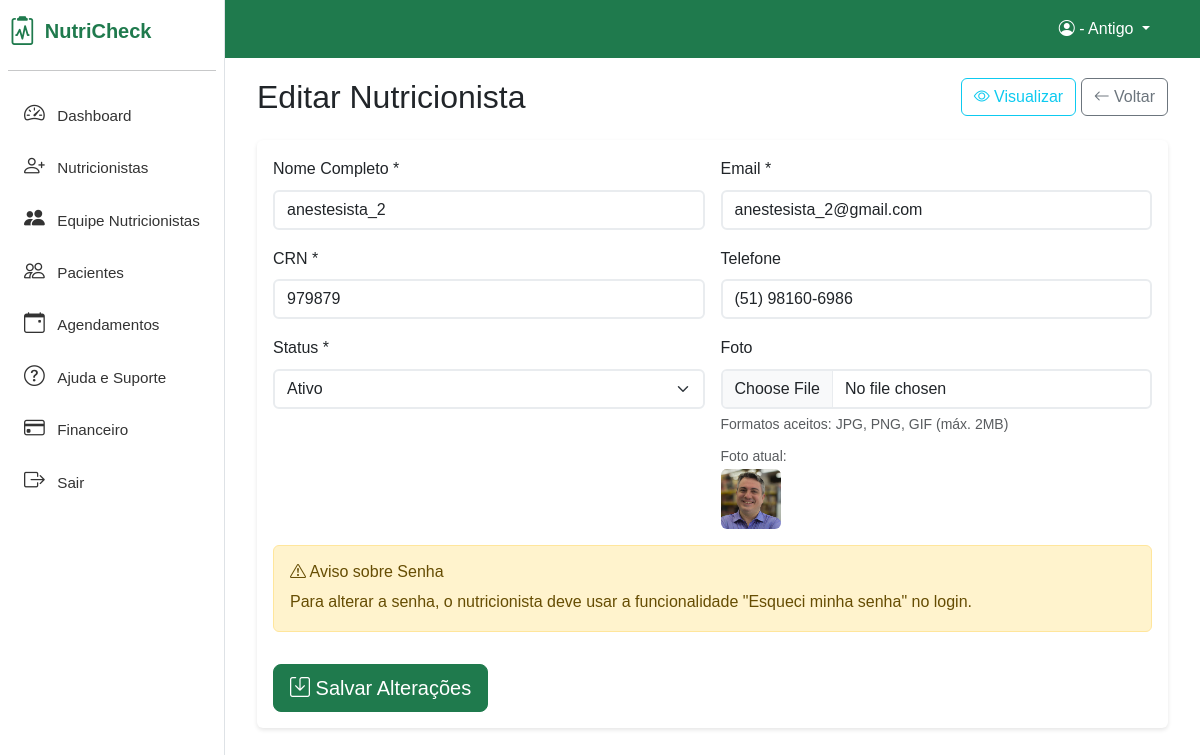
The app's page /nutricionistas/edit/6 (signed in) with its own data.
### tables this page shows
CREATE TABLE `usuarios` (
  `id` int(11) NOT NULL,
  `instituicao_id` int(11) NOT NULL,
  `perfil_id` int(11) NOT NULL,
  `nome` varchar(255) NOT NULL,
  `email` varchar(255) NOT NULL,
  `senha_hash` varchar(255) NOT NULL,
  `cpf` varchar(14) DEFAULT NULL,
  `crm` varchar(20) DEFAULT NULL,
  `coren` varchar(20) DEFAULT NULL,
  `telefone` varchar(20) DEFAULT NULL,
  `qr_code` varchar(255) DEFAULT NULL,
  `qr_code_path` varchar(255) DEFAULT NULL,
  `foto_path` varchar(255) DEFAULT NULL,
  `status` enum('ativo','inativo') DEFAULT 'ativo',
  `created_at` timestamp NOT NULL DEFAULT current_timestamp(),
  `updated_at` timestamp NOT NULL DEFAULT current_timestamp() ON UPDATE current_timestamp()
);

### app/controllers/NutricionistasController.php (called while the page is built, shortened)
<?php
require_once APP_PATH . '/controllers/BaseController.php';
class NutricionistasController extends BaseController {
    private function getInstituicaoId() {
        if (isset($_SESSION['user_type']) && $_SESSION['user_type'] === 'instituicao') {
            return $_SESSION['user_id'];
        }
        return null;
    }
    public function edit($id) {
        $instituicao_id = $this->getInstituicaoId();
        if ($instituicao_id !== null) {
            $anestesista = $this->db->fetch("SELECT * FROM usuarios WHERE id = ? AND instituicao_id = ? AND perfil_id = 3", [$id, $instituicao_id]);
        } else {
            $anestesista = $this->db->fetch("SELECT * FROM usuarios WHERE id = ? AND perfil_id = 3", [$id]);
        }
        include APP_PATH . '/views/nutricionistas/edit.php';
        include APP_PATH . '/views/layouts/main.php';
    }
}

### app/controllers/BaseController.php (called while the page is built, shortened)
<?php
class BaseController {
    public function __construct() {
        $this->db = Database::getInstance();
    }
}

### app/config/database.php (called while the page is built, shortened)
<?php
class Database {
    private static $instance = null;
    private $connection;
    private function getCredentials() {
        $local = [
            'host' => 'localhost',
            'port' => '3307',
            'dbname' => 'nutricheck',
            'username' => 'nutricheck',
            'password' => '',
        ];
        $configFile = __DIR__ . '/database_hostinger.php';
        if (file_exists($configFile)) {
            return [
                'host' => defined('DB_HOST') ? DB_HOST : $local['host'],
                'port' => defined('DB_PORT') ? DB_PORT : '3306',
                'dbname' => defined('DB_NAME') ? DB_NAME : $local['dbname'],
                'username' => defined('DB_USER') ? DB_USER : $local['username'],
                'password' => defined('DB_PASS') ? DB_PASS : $local['password'],
            ];
        }
        return $local;
    }
    private $charset = 'utf8mb4';
    private function __construct() {
        $c = $this->getCredentials();
        $host = $c['host'];
        $port = $c['port'];
        $dbname = $c['dbname'];
        $username = $c['username'];
        $password = $c['password'];
        try {
            $dsn = "mysql:host={$host};port={$port};dbname={$dbname};charset={$this->charset}";
            $options = [
                PDO::ATTR_ERRMODE => PDO::ERRMODE_EXCEPTION,
                PDO::ATTR_DEFAULT_FETCH_MODE => PDO::FETCH_ASSOC,
                PDO::ATTR_EMULATE_PREPARES => false,
                PDO::MYSQL_ATTR_INIT_COMMAND => "SET NAMES utf8mb4 COLLATE utf8mb4_unicode_ci"
            ];
            $this->connection = new PDO($dsn, $username, $password, $options);
        } catch (PDOException $e) {
            if ($e->getCode() == 1049) {
                throw new Exception("Banco de dados '{$dbname}' não existe. Crie o banco no painel ou importe o dump.");
            }
            if ($e->getCode() == 2002 || $e->getCode() == 2003) {
                throw new Exception("Não foi possível conectar ao MySQL (host: {$host}, porta: {$port}). Verifique as credenciais em app/config/database_hostinger.php.");
            }
            throw new Exception("Erro na conexão com o banco de dados: " . $e->getMessage());
        }
    }
    public static function getInstance() {
        if (self::$instance === null) {
            self::$instance = new self();
        }
        return self::$instance;
    }
    public function query($sql, $params = []) {
        $stmt = $this->connection->prepare($sql);
        $stmt->execute($params);
        return $stmt;
    }
    public function fetch($sql, $params = []) {
        $stmt = $this->query($sql, $params);
        return $stmt->fetch();
    }
}

### app/views/nutricionistas/edit.php (the view, shortened to what this page needs)
<div class="container-fluid">
            <div class="d-flex justify-content-between align-items-center mb-4">
                <h2 class="mb-0">Editar Nutricionista</h2>
                <div>
                    <a href="<?= BASE_URL ?>/nutricionistas/view/<?= $anestesista['id'] ?>" class="btn btn-outline-info">
                        <i class="bi bi-eye"></i> Visualizar
                    </a>
                    <a href="<?= BASE_URL ?>/nutricionistas" class="btn btn-outline-secondary">
                        <i class="bi bi-arrow-left"></i> Voltar
                    </a>
                </div>
            </div>
            <div class="card">
                <div class="card-body">
                    <form method="POST" enctype="multipart/form-data" class="row g-3">
                        <div class="col-md-6">
                            <label for="nome" class="form-label">Nome Completo *</label>
                            <input type="text" class="form-control" id="nome" name="nome" required value="<?= htmlspecialchars($dados['nome'] ?? $anestesista['nome']) ?>">
                        </div>
                        <div class="col-md-6">
                            <label for="email" class="form-label">Email *</label>
                            <input type="email" class="form-control" id="email" name="email" required value="<?= htmlspecialchars($dados['email'] ?? $anestesista['email']) ?>">
                        </div>
                        <div class="col-md-6">
                            <label for="crm" class="form-label">CRN *</label>
                            <input type="text" class="form-control" id="crm" name="crm" required value="<?= htmlspecialchars($dados['crm'] ?? $anestesista['crm']) ?>">
                        </div>
                        <div class="col-md-6">
                            <label for="telefone" class="form-label">Telefone</label>
                            <input type="text" class="form-control" id="telefone" name="telefone" value="<?= htmlspecialchars($dados['telefone'] ?? $anestesista['telefone']) ?>">
                        </div>
                        <div class="col-md-6">
                            <label for="status" class="form-label">Status *</label>
                            <select class="form-select" id="status" name="status" required>
                                <option value="ativo" <?= ($dados['status'] ?? $anestesista['status']) === 'ativo' ? 'selected' : '' ?>>Ativo</option>
                            </select>
                        </div>
                        <div class="col-md-6">
                            <label for="foto" class="form-label">Foto</label>
                            <input type="file" class="form-control" id="foto" name="foto" accept="image/*">
                            <div class="form-text">Formatos aceitos: JPG, PNG, GIF (máx. 2MB)</div>
                            <?php if (!empty($anestesista['foto_path'])): ?>
                                <div class="mt-2">
                                    <small class="text-muted">Foto atual:</small><br>
                                    <img src="<?= BASE_URL ?>/<?= $anestesista['foto_path'] ?>" alt="Foto atual" class="rounded" style="width: 60px; height: 60px; object-fit: cover;">
                                </div>
                            <?php endif; ?>
                        </div>
                        <div class="col-12">
                            <div class="alert alert-warning">
                                <h6><i class="bi bi-exclamation-triangle"></i> Aviso sobre Senha</h6>
                                <p class="mb-0">
                                    Para alterar a senha, o nutricionista deve usar a funcionalidade "Esqueci minha senha" no login.
                                </p>
                            </div>
                        </div>
                        <div class="col-12">
                            <button type="submit" class="btn btn-primary btn-lg">
                                <i class="bi bi-save"></i> Salvar Alterações
                            </button>
                        </div>
                    </form>
                </div>
            </div>
</div>

### assets/css/style.css (style rules this page uses)
:root { --primary-color: #1f7a4d; --secondary-color: #145c38; --success-color: #198754; --danger-color: #dc3545; --warning-color: #ffc107; --info-color: #4bbda8; --light-color: #f8f9fa; --dark-color: #212529; --bs-primary: #1f7a4d; --bs-primary-rgb: 31, 122, 77; }
.btn-primary { background-color: var(--primary-color) !important; border-color: var(--primary-color) !important; }
body { font-family: Arial, Helvetica, sans-serif; line-height: 1.6; }
.btn { font-weight: 500; transition: all 0.3s ease; }
.card { transition: all 0.3s ease; border: none; box-shadow: 0 2px 4px rgba(0,0,0,0.1); }
.form-control, .form-select { border: 2px solid #e9ecef; transition: border-color 0.3s ease; }

### app/views/layouts/main.php (style rules this page uses)
html, body { height: 100%; min-height: 100vh; }
body { min-height: 100vh; display: flex; flex-direction: column; }

### records on screen
usuarios: nome "anestesista_2", email "anestesista_2@gmail.com", crm "979879", telefone "(51) 98160-6986", status "Ativo", foto_path (picture)

### other values on screen
$_SESSION['user_name'] "- Antigo"
$pageNames[$page['nome']] "Dashboard"
$pageNames[$page['nome']] "Nutricionistas"
$pageNames[$page['nome']] "Equipe Nutricionistas"
$pageNames[$page['nome']] "Pacientes"
$pageNames[$page['nome']] "Agendamentos"
$pageNames[$page['nome']] "Ajuda e Suporte"
